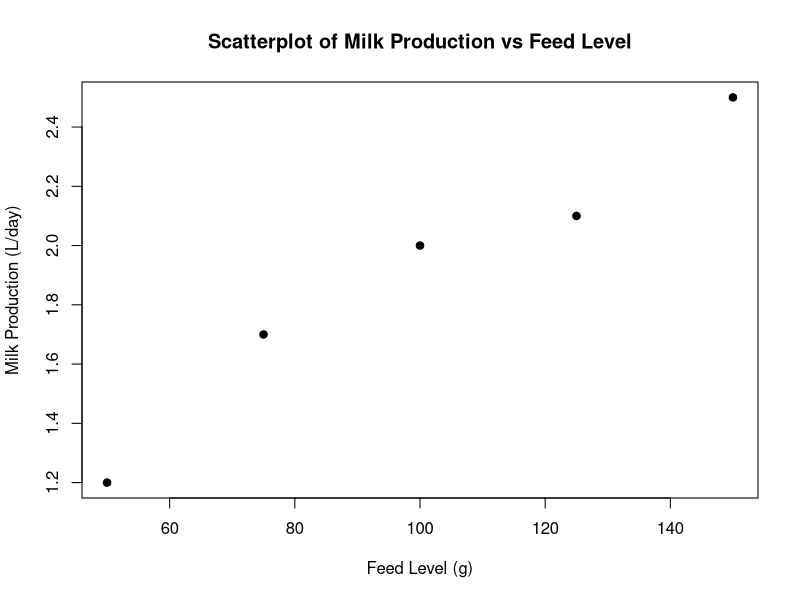
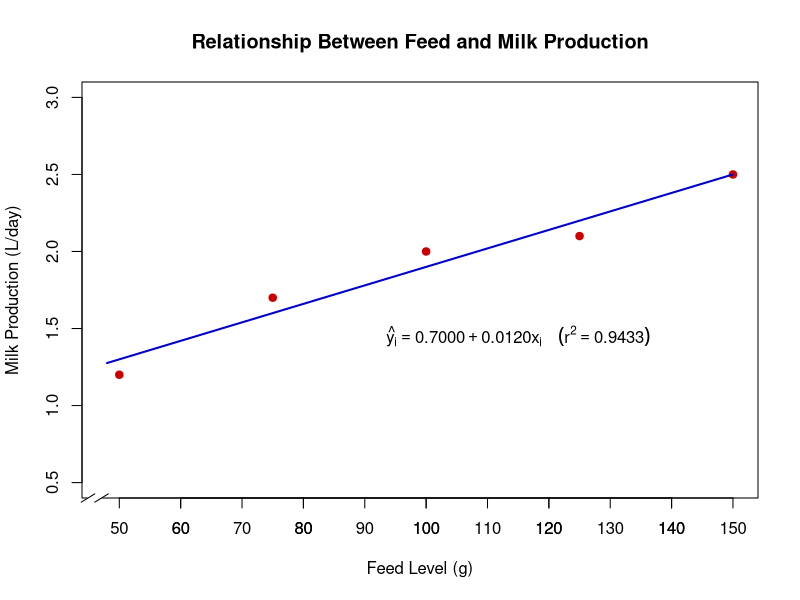
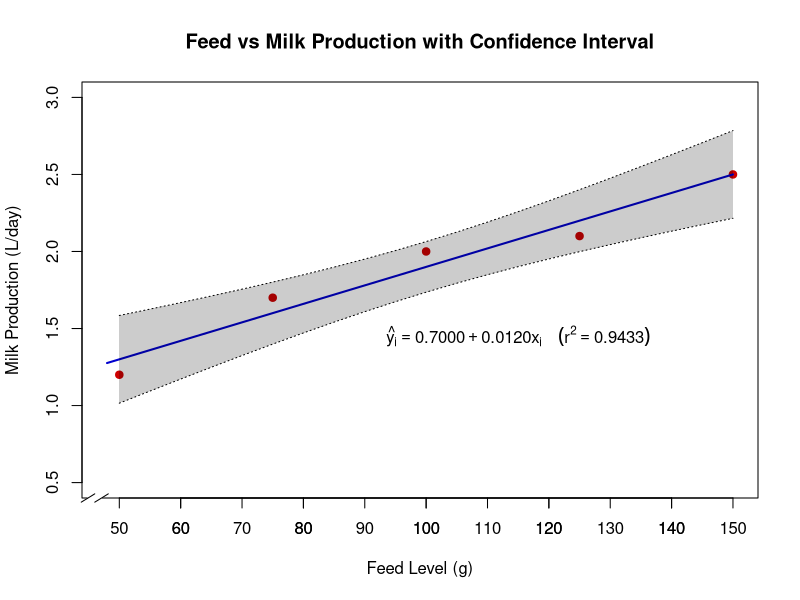

Write R code to recreate these figures, in order.
## ---- chunk 1
ls()  # List created objects
rm(list = ls())  # Remove all objects
ls()
## ---- chunk 2
x <- c(50, 75, 100, 125, 150)
y <- c(1.2, 1.7, 2.0, 2.1, 2.5)
goat <- data.frame(x, y)
goat
## ---- chunk 3
plot(y ~ x, pch = 19, data = goat,
     main = "Scatterplot of Milk Production vs Feed Level",
     xlab = "Feed Level (g)", ylab = "Milk Production (L/day)")

cor(goat)
## ---- chunk 4
fit1 <- lm(y ~ x)
summary(fit1)
anova(fit1)
fit1$fitted.values
fit1$res
## ---- chunk 5
shapiro.test(fit1$res)
## ---- chunk 6
fit2 <- lm(y ~ x)
summary(fit2)
## ---- chunk 7
R2 <- summary(fit2)$adj.r.squared; R2
anova(fit2)
coef(fit2)
confint(fit2)
## ---- chunk 8
QMResid <- anova(fit2)[2, 3]
CV <- 100 * sqrt(QMResid) / mean(y)
CV
## ---- chunk 9
plot(y ~ x, data = goat, pch = 19, col = "red3", 
     xlim = c(48, 150), ylim = c(0.5, 3),
     xlab = "Feed Level (g)", ylab = "Milk Production (L/day)",
     main = "Relationship Between Feed and Milk Production")

axis(1, xaxp = c(50, 150, 10))

# Axis break
require(plotrix)
axis.break(axis = 1, breakpos = 46, bgcol = "white", breakcol = "black",
           style = "slash", brw = 0.02)

# Add regression line
coef.m <- coef(fit2)
curve(coef.m[1] + coef.m[2] * x, 
      add = TRUE, lty = 1,
      col = "blue3", lwd = 2)

# Equation and R²
co <- format(c(coef(fit2), R2), digits = 4)
text(115, 1.45, 
     label = substitute(hat(y[i]) == b0 + b1 * x[i] ~~~~ (r^2 == r2),
     list(b0 = co[1], b1 = co[2], r2 = co[3])))

## ---- chunk 10
plot(y ~ x, data = goat, pch = 19, col = "red3", 
     xlim = c(48, 150), ylim = c(0.5, 3),
     xlab = "Feed Level (g)", ylab = "Milk Production (L/day)",
     main = "Feed vs Milk Production with Confidence Interval")

axis(1, xaxp = c(50, 150, 10))

require(plotrix)
axis.break(axis = 1, breakpos = 46, bgcol = "white", breakcol = "black",
           style = "slash", brw = 0.02)

curve(coef.m[1] + coef.m[2] * x, add = TRUE, lty = 1, col = "blue3", lwd = 2)

# Confidence intervals
xframe <- data.frame(x = seq(50, 150, by = 5))
xa <- xframe$x
ya <- predict(fit2, int = "c", newdata = xframe)

lines(xa, ya[, "lwr"], lty = 3)
lines(xa, ya[, "upr"], lty = 3)

coord <- data.frame(x = c(xa, rev(xa)), y = c(ya[, "lwr"], rev(ya[, "upr"])))
polygon(coord, border = NA, col = adjustcolor("black", alpha = 0.2))

text(115, 1.45, label = substitute(hat(y[i]) == b0 + b1 * x[i] ~~~~ (r^2 == r2),
                                   list(b0 = co[1], b1 = co[2], r2 = co[3])))
